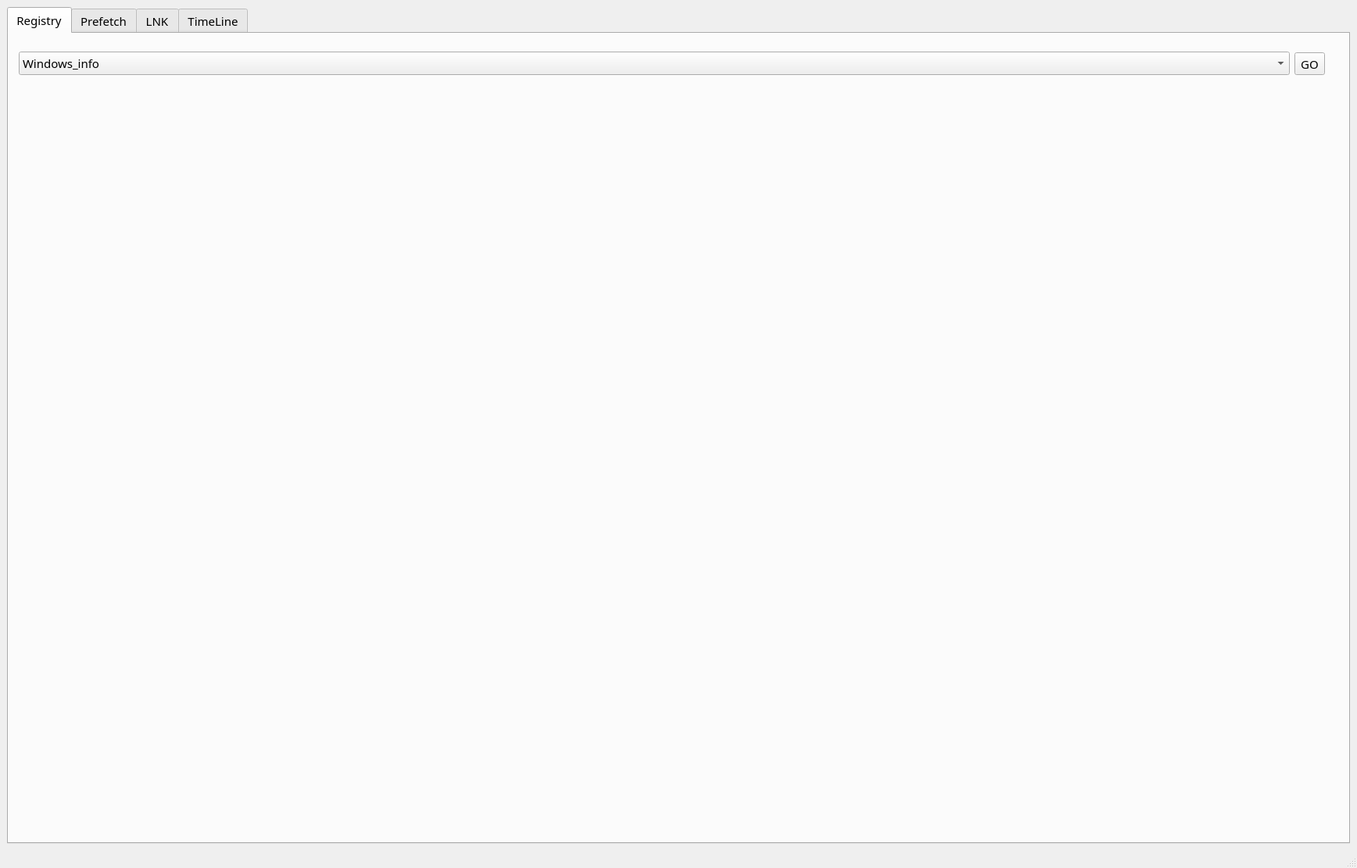
<?xml version="1.0" encoding="UTF-8"?>
<ui version="4.0">
 <class>MainWindow</class>
 <widget class="QMainWindow" name="MainWindow">
  <property name="geometry">
   <rect>
    <x>0</x>
    <y>0</y>
    <width>1736</width>
    <height>1111</height>
   </rect>
  </property>
  <property name="windowTitle">
   <string>MainWindow</string>
  </property>
  <widget class="QWidget" name="centralwidget">
   <layout class="QGridLayout" name="gridLayout">
    <item row="1" column="0">
     <widget class="QTabWidget" name="tabWidget">
      <property name="font">
       <font>
        <family>Microsoft YaHei</family>
        <pointsize>11</pointsize>
       </font>
      </property>
      <property name="currentIndex">
       <number>0</number>
      </property>
      <widget class="QWidget" name="tab">
       <attribute name="title">
        <string>Registry</string>
       </attribute>
       <widget class="QWidget" name="layoutWidget">
        <property name="geometry">
         <rect>
          <x>13</x>
          <y>13</y>
          <width>1671</width>
          <height>51</height>
         </rect>
        </property>
        <layout class="QHBoxLayout" name="horizontalLayout">
         <item>
          <widget class="QComboBox" name="comboBox_r">
           <item>
            <property name="text">
             <string>Windows_info</string>
            </property>
           </item>
           <item>
            <property name="text">
             <string>Recent_Drawing</string>
            </property>
           </item>
           <item>
            <property name="text">
             <string>Recent_Wordpad</string>
            </property>
           </item>
           <item>
            <property name="text">
             <string>Recent_Hwp</string>
            </property>
           </item>
           <item>
            <property name="text">
             <string>User_Profile_List</string>
            </property>
           </item>
           <item>
            <property name="text">
             <string>Recent_Office</string>
            </property>
           </item>
           <item>
            <property name="text">
             <string>Recent_Login_User</string>
            </property>
           </item>
           <item>
            <property name="text">
             <string>Public_Directory</string>
            </property>
           </item>
           <item>
            <property name="text">
             <string>Recent_Run</string>
            </property>
           </item>
           <item>
            <property name="text">
             <string>Internet_Explorer_Config</string>
            </property>
           </item>
           <item>
            <property name="text">
             <string>Internet_Explorer_Search_Log</string>
            </property>
           </item>
           <item>
            <property name="text">
             <string>Regedit_LastKey</string>
            </property>
           </item>
           <item>
            <property name="text">
             <string>Recent_Dialog</string>
            </property>
           </item>
          </widget>
         </item>
         <item>
          <widget class="QToolButton" name="go_btn_r">
           <property name="cursor">
            <cursorShape>PointingHandCursor</cursorShape>
           </property>
           <property name="text">
            <string>GO</string>
           </property>
          </widget>
         </item>
        </layout>
       </widget>
       <widget class="QLabel" name="label_3">
        <property name="geometry">
         <rect>
          <x>36</x>
          <y>77</y>
          <width>1641</width>
          <height>921</height>
         </rect>
        </property>
        <property name="text">
         <string/>
        </property>
       </widget>
      </widget>
      <widget class="QWidget" name="tab_2">
       <attribute name="title">
        <string>Prefetch</string>
       </attribute>
       <layout class="QGridLayout" name="gridLayout_2">
        <item row="0" column="0">
         <layout class="QHBoxLayout" name="horizontalLayout_2" stretch="0,0,0">
          <item>
           <widget class="QLabel" name="dir_path_p">
            <property name="font">
             <font>
              <pointsize>11</pointsize>
             </font>
            </property>
            <property name="text">
             <string>no file selected</string>
            </property>
            <property name="alignment">
             <set>Qt::AlignCenter</set>
            </property>
           </widget>
          </item>
          <item>
           <widget class="QToolButton" name="dir_path_btn_p">
            <property name="cursor">
             <cursorShape>PointingHandCursor</cursorShape>
            </property>
            <property name="text">
             <string>...</string>
            </property>
           </widget>
          </item>
          <item>
           <widget class="QToolButton" name="go_btn_p">
            <property name="cursor">
             <cursorShape>PointingHandCursor</cursorShape>
            </property>
            <property name="text">
             <string>GO</string>
            </property>
           </widget>
          </item>
         </layout>
        </item>
        <item row="2" column="0">
         <widget class="QTableWidget" name="dtable_1">
          <property name="selectionBehavior">
           <enum>QAbstractItemView::SelectRows</enum>
          </property>
          <attribute name="horizontalHeaderStretchLastSection">
           <bool>true</bool>
          </attribute>
         </widget>
        </item>
        <item row="3" column="0">
         <widget class="QToolButton" name="csv_btn_1">
          <property name="cursor">
           <cursorShape>PointingHandCursor</cursorShape>
          </property>
          <property name="text">
           <string>csv</string>
          </property>
         </widget>
        </item>
       </layout>
      </widget>
      <widget class="QWidget" name="tab_3">
       <attribute name="title">
        <string>LNK</string>
       </attribute>
       <layout class="QGridLayout" name="gridLayout_3">
        <item row="0" column="0">
         <layout class="QHBoxLayout" name="horizontalLayout_3" stretch="0,0,0">
          <item>
           <widget class="QLabel" name="dir_path_LNK">
            <property name="font">
             <font>
              <pointsize>11</pointsize>
             </font>
            </property>
            <property name="text">
             <string>no file selected</string>
            </property>
            <property name="alignment">
             <set>Qt::AlignCenter</set>
            </property>
           </widget>
          </item>
          <item>
           <widget class="QToolButton" name="dir_path_btn_LNK">
            <property name="cursor">
             <cursorShape>PointingHandCursor</cursorShape>
            </property>
            <property name="text">
             <string>...</string>
            </property>
           </widget>
          </item>
          <item>
           <widget class="QToolButton" name="go_btn_LNK">
            <property name="cursor">
             <cursorShape>PointingHandCursor</cursorShape>
            </property>
            <property name="text">
             <string>GO</string>
            </property>
           </widget>
          </item>
         </layout>
        </item>
        <item row="1" column="0">
         <widget class="QTableWidget" name="dtable_2">
          <property name="selectionBehavior">
           <enum>QAbstractItemView::SelectRows</enum>
          </property>
          <attribute name="horizontalHeaderStretchLastSection">
           <bool>true</bool>
          </attribute>
         </widget>
        </item>
        <item row="2" column="0">
         <widget class="QToolButton" name="csv_btn_2">
          <property name="cursor">
           <cursorShape>PointingHandCursor</cursorShape>
          </property>
          <property name="text">
           <string>csv</string>
          </property>
         </widget>
        </item>
       </layout>
      </widget>
      <widget class="QWidget" name="tab_4">
       <attribute name="title">
        <string>TimeLine</string>
       </attribute>
       <layout class="QGridLayout" name="gridLayout_4">
        <item row="0" column="0">
         <layout class="QHBoxLayout" name="horizontalLayout_4" stretch="0,0,0">
          <item>
           <widget class="QLabel" name="dir_path_time">
            <property name="font">
             <font>
              <pointsize>11</pointsize>
             </font>
            </property>
            <property name="text">
             <string>no file selected</string>
            </property>
            <property name="alignment">
             <set>Qt::AlignCenter</set>
            </property>
           </widget>
          </item>
          <item>
           <widget class="QToolButton" name="dir_path_btn_t">
            <property name="cursor">
             <cursorShape>PointingHandCursor</cursorShape>
            </property>
            <property name="text">
             <string>...</string>
            </property>
           </widget>
          </item>
          <item>
           <widget class="QToolButton" name="go_btn_t">
            <property name="cursor">
             <cursorShape>PointingHandCursor</cursorShape>
            </property>
            <property name="text">
             <string>GO</string>
            </property>
           </widget>
          </item>
         </layout>
        </item>
        <item row="1" column="0">
         <widget class="QTableWidget" name="dtable_3">
          <property name="selectionBehavior">
           <enum>QAbstractItemView::SelectRows</enum>
          </property>
          <attribute name="horizontalHeaderStretchLastSection">
           <bool>true</bool>
          </attribute>
         </widget>
        </item>
        <item row="2" column="0">
         <widget class="QToolButton" name="csv_btn_3">
          <property name="cursor">
           <cursorShape>PointingHandCursor</cursorShape>
          </property>
          <property name="text">
           <string>csv</string>
          </property>
         </widget>
        </item>
       </layout>
      </widget>
     </widget>
    </item>
   </layout>
  </widget>
  <widget class="QStatusBar" name="statusbar"/>
 </widget>
 <resources/>
 <connections/>
</ui>
